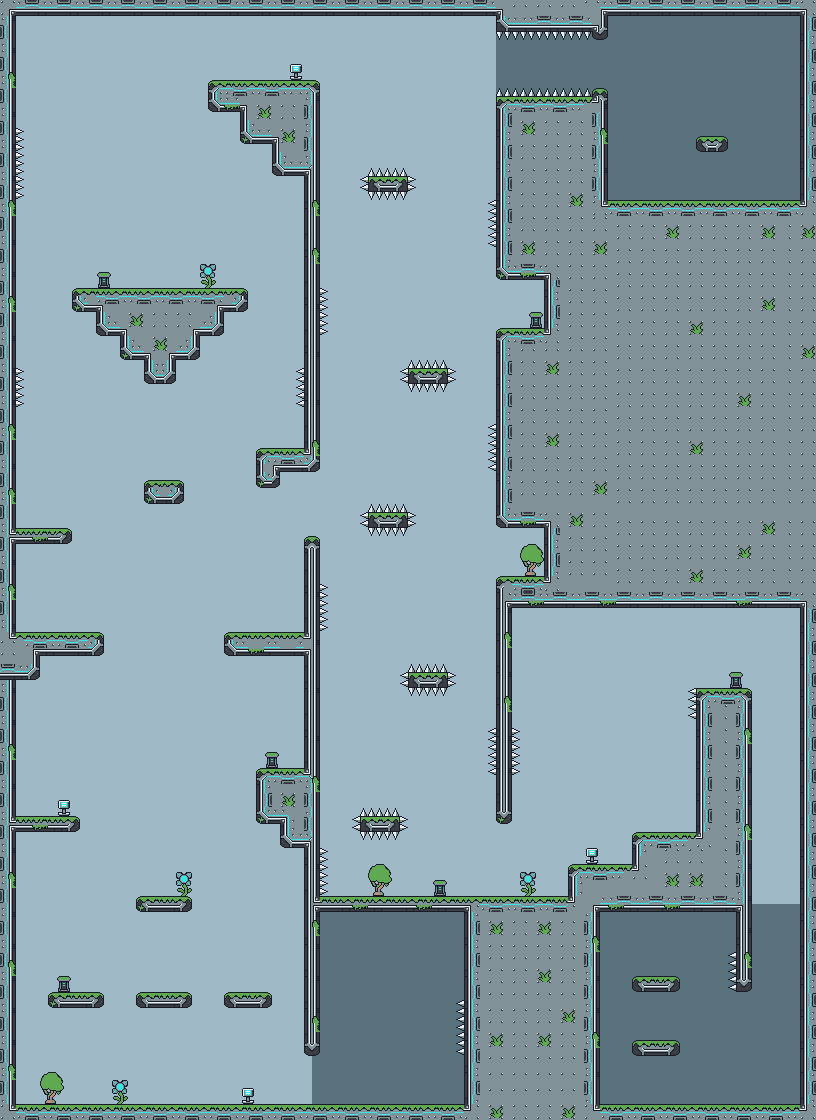

A level layout from a 2D game, rendered from its tile map. Below: a short description, then the map file with tile-grid data replaced by summaries:
An orthogonal 102x140 tile map with 8x8 px tiles, 1 tile layer (gfx), 2 hidden layers not drawn and 56 objects (17x Enemy, 15x Item, 11x Npc, 11x Door, Spawn, ...).

<map version="1.10" tiledversion="1.11.0" orientation="orthogonal" renderorder="right-down" width="102" height="140" tilewidth="8" tileheight="8" infinite="0" nextlayerid="5" nextobjectid="100">
 <tileset firstgid="1" source="forest.tsx" />
 <layer id="1" name="gfx" width="102" height="140">
  <data>[14280 cells, 14280 non-empty, 108 distinct tile ids]</data>
 </layer>
 <layer id="2" name="walls" width="102" height="140" visible="0">
  <data>[14280 cells, 4708 non-empty, 1 distinct tile ids]</data>
 </layer>
 <layer id="4" name="spikes" width="102" height="140" visible="0">
  <data>[14280 cells, 171 non-empty, 1 distinct tile ids]</data>
 </layer>
 <objectgroup id="3" name="objs">
  <object id="1" name="Spawn" x="104" y="1072">
   <point />
  </object>
  <object id="2" name="HealthItem" type="Item" x="400" y="1088">
   <point />
  </object>
  <object id="3" name="OrcMiniboss" type="Enemy" x="776" y="184">
   <properties>
    <property name="health" type="int" value="5" />
    <property name="strength" type="int" value="5" />
    <property name="walk" value="L120,R120" />
   </properties>
   <point />
  </object>
  <object id="4" name="Goblin" type="Enemy" x="88" y="976">
   <properties>
    <property name="walk" value="L120,R120" />
   </properties>
   <point />
  </object>
  <object id="6" name="RacoonNpc" type="Npc" x="160" y="276">
   <properties>
    <property name="dialogue_id" type="int" value="0" />
   </properties>
   <point />
  </object>
  <object id="8" name="Orc" type="Enemy" x="680" y="816">
   <properties>
    <property name="walk" value="L120,R120" />
   </properties>
   <point />
  </object>
  <object id="11" name="Key" type="Item" x="28" y="696">
   <point />
  </object>
  <object id="16" name="DoorH" type="Door" x="776" y="976">
   <properties>
    <property name="locked" type="bool" value="true" />
   </properties>
   <point />
  </object>
  <object id="17" name="DoorV" type="Door" x="312" y="1080">
   <properties>
    <property name="locked" type="bool" value="true" />
   </properties>
   <point />
  </object>
  <object id="20" name="Switch" type="Switch" x="164" y="528">
   <properties>
    <property name="event_id" type="int" value="0" />
   </properties>
   <point />
  </object>
  <object id="21" name="GoblinMiniboss" type="Enemy" x="640" y="960">
   <properties>
    <property name="flags" type="int" value="1" />
    <property name="health" type="int" value="5" />
    <property name="strength" type="int" value="5" />
    <property name="walk" value="R60,P120,L60" />
   </properties>
   <point />
  </object>
  <object id="36" name="Doublejump" type="Item" x="440" y="936">
   <point />
  </object>
  <object id="37" name="Dash" type="Item" x="164" y="856">
   <point />
  </object>
  <object id="38" name="Airdash" type="Item" x="536" y="648">
   <point />
  </object>
  <object id="39" name="Walljump" type="Item" x="208" y="1072">
   <point />
  </object>
  <object id="41" name="Battery" type="Item" x="292" y="492">
   <point />
  </object>
  <object id="43" name="HealthItem" type="Item" x="164" y="968">
   <point />
  </object>
  <object id="44" name="HealthItem" type="Item" x="280" y="680">
   <point />
  </object>
  <object id="45" name="HealthItem" type="Item" x="472" y="592">
   <point />
  </object>
  <object id="46" name="HealthItem" type="Item" x="720" y="664">
   <point />
  </object>
  <object id="47" name="HealthItem" type="Item" x="536" y="64">
   <point />
  </object>
  <object id="48" name="HealthItem" type="Item" x="352" y="872">
   <point />
  </object>
  <object id="50" name="Battery" type="Item" x="480" y="704">
   <point />
  </object>
  <object id="51" name="Battery" type="Item" x="40" y="48">
   <point />
  </object>
  <object id="53" name="Goblin" type="Enemy" x="32" y="800">
   <properties>
    <property name="walk" value="R120,L120" />
   </properties>
   <point />
  </object>
  <object id="55" name="Goblin" type="Enemy" x="216" y="272">
   <properties>
    <property name="walk" value="L240,R240" />
   </properties>
   <point />
  </object>
  <object id="56" name="Goblin" type="Enemy" x="264" y="616">
   <properties>
    <property name="walk" value="L120,R120" />
   </properties>
   <point />
  </object>
  <object id="57" name="Goblin" type="Enemy" x="520" y="312">
   <point />
  </object>
  <object id="58" name="Goblin" type="Enemy" x="520" y="560">
   <point />
  </object>
  <object id="59" name="Orc" type="Enemy" x="512" y="880">
   <properties>
    <property name="walk" value="L240,R240" />
   </properties>
   <point />
  </object>
  <object id="60" name="Orc" type="Enemy" x="272" y="64">
   <properties>
    <property name="walk" value="L120,R120" />
   </properties>
   <point />
  </object>
  <object id="61" name="Orc" type="Enemy" x="288" y="752">
   <properties>
    <property name="walk" value="L60,P120,R60,P120" />
   </properties>
   <point />
  </object>
  <object id="62" name="Orc" type="Enemy" x="184" y="1088">
   <properties>
    <property name="walk" value="L120,R120" />
   </properties>
   <point />
  </object>
  <object id="65" name="Goblin" type="Enemy" x="640" y="1024">
   <properties>
    <property name="walk" value="R60,P120,L60" />
   </properties>
   <point />
  </object>
  <object id="66" name="Goblin" type="Enemy" x="712" y="1088">
   <properties>
    <property name="walk" value="R120,L120" />
   </properties>
   <point />
  </object>
  <object id="69" name="Goblin" type="Enemy" x="700" y="120">
   <properties>
    <property name="walk" value="R120,L120" />
   </properties>
   <point />
  </object>
  <object id="70" name="Orc" type="Enemy" x="696" y="184">
   <properties>
    <property name="walk" value="L180,R180" />
   </properties>
   <point />
  </object>
  <object id="81" name="MimicNpc" type="Npc" x="292" y="436">
   <properties>
    <property name="dialogue_id" type="int" value="2" />
   </properties>
   <point />
  </object>
  <object id="82" name="DoorH" type="Door" x="776" y="960">
   <properties>
    <property name="locked" type="bool" value="true" />
   </properties>
   <point />
  </object>
  <object id="83" name="DoorH" type="Door" x="776" y="944">
   <properties>
    <property name="locked" type="bool" value="true" />
   </properties>
   <point />
  </object>
  <object id="84" name="DoorH" type="Door" x="776" y="928">
   <properties>
    <property name="locked" type="bool" value="true" />
   </properties>
   <point />
  </object>
  <object id="85" name="DoorH" type="Door" x="776" y="912">
   <properties>
    <property name="locked" type="bool" value="true" />
   </properties>
   <point />
  </object>
  <object id="86" name="DoorH" type="Door" x="776" y="896">
   <properties>
    <property name="locked" type="bool" value="true" />
   </properties>
   <point />
  </object>
  <object id="87" name="DoorH" type="Door" x="776" y="880">
   <properties>
    <property name="locked" type="bool" value="true" />
   </properties>
   <point />
  </object>
  <object id="88" name="DoorH" type="Door" x="776" y="864">
   <properties>
    <property name="locked" type="bool" value="true" />
   </properties>
   <point />
  </object>
  <object id="89" name="DoorH" type="Door" x="776" y="848">
   <properties>
    <property name="locked" type="bool" value="true" />
   </properties>
   <point />
  </object>
  <object id="90" name="DoorH" type="Door" x="776" y="832">
   <properties>
    <property name="locked" type="bool" value="true" />
   </properties>
   <point />
  </object>
  <object id="91" name="MimicNpc" type="Npc" x="32" y="516">
   <properties>
    <property name="dialogue_id" type="int" value="2" />
   </properties>
   <point />
  </object>
  <object id="92" name="MimicNpc" type="Npc" x="56" y="516">
   <properties>
    <property name="dialogue_id" type="int" value="2" />
   </properties>
   <point />
  </object>
  </objectgroup>
</map>
<!-- 7 of 56 objects omitted -->
